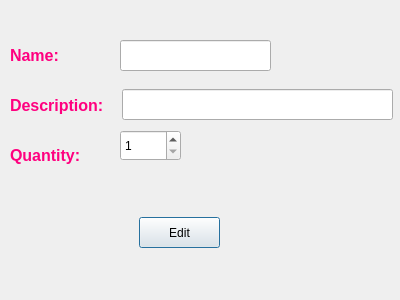
<?xml version="1.0" encoding="UTF-8"?>
<ui version="4.0">
 <class>edititems</class>
 <widget class="QDialog" name="edititems">
  <property name="geometry">
   <rect>
    <x>0</x>
    <y>0</y>
    <width>400</width>
    <height>300</height>
   </rect>
  </property>
  <property name="windowTitle">
   <string>Dialog</string>
  </property>
  <widget class="QLabel" name="label">
   <property name="geometry">
    <rect>
     <x>10</x>
     <y>30</y>
     <width>151</width>
     <height>51</height>
    </rect>
   </property>
   <property name="text">
    <string>&lt;html&gt;&lt;head/&gt;&lt;body&gt;&lt;p&gt;&lt;span style=&quot; font-size:12pt; font-weight:700; color:#ff007f;&quot;&gt;Name:&lt;/span&gt;&lt;/p&gt;&lt;/body&gt;&lt;/html&gt;</string>
   </property>
  </widget>
  <widget class="QLineEdit" name="lineEditname">
   <property name="geometry">
    <rect>
     <x>120</x>
     <y>40</y>
     <width>151</width>
     <height>31</height>
    </rect>
   </property>
  </widget>
  <widget class="QLabel" name="label_2">
   <property name="geometry">
    <rect>
     <x>10</x>
     <y>90</y>
     <width>121</width>
     <height>31</height>
    </rect>
   </property>
   <property name="text">
    <string>&lt;html&gt;&lt;head/&gt;&lt;body&gt;&lt;p&gt;&lt;span style=&quot; font-size:12pt; font-weight:700; color:#ff007f;&quot;&gt;Description:&lt;/span&gt;&lt;/p&gt;&lt;/body&gt;&lt;/html&gt;</string>
   </property>
  </widget>
  <widget class="QLineEdit" name="lineEditdescrp">
   <property name="geometry">
    <rect>
     <x>122</x>
     <y>89</y>
     <width>271</width>
     <height>31</height>
    </rect>
   </property>
  </widget>
  <widget class="QLabel" name="label_3">
   <property name="geometry">
    <rect>
     <x>10</x>
     <y>140</y>
     <width>151</width>
     <height>31</height>
    </rect>
   </property>
   <property name="text">
    <string>&lt;html&gt;&lt;head/&gt;&lt;body&gt;&lt;p&gt;&lt;span style=&quot; font-size:12pt; font-weight:700; color:#ff007f;&quot;&gt;Quantity:&lt;/span&gt;&lt;/p&gt;&lt;/body&gt;&lt;/html&gt;</string>
   </property>
  </widget>
  <widget class="QSpinBox" name="spinBox">
   <property name="geometry">
    <rect>
     <x>120</x>
     <y>130</y>
     <width>61</width>
     <height>31</height>
    </rect>
   </property>
   <property name="minimum">
    <number>1</number>
   </property>
  </widget>
  <widget class="QPushButton" name="pushButton">
   <property name="geometry">
    <rect>
     <x>139</x>
     <y>217</y>
     <width>81</width>
     <height>31</height>
    </rect>
   </property>
   <property name="text">
    <string>Edit</string>
   </property>
  </widget>
 </widget>
 <resources/>
 <connections/>
</ui>
